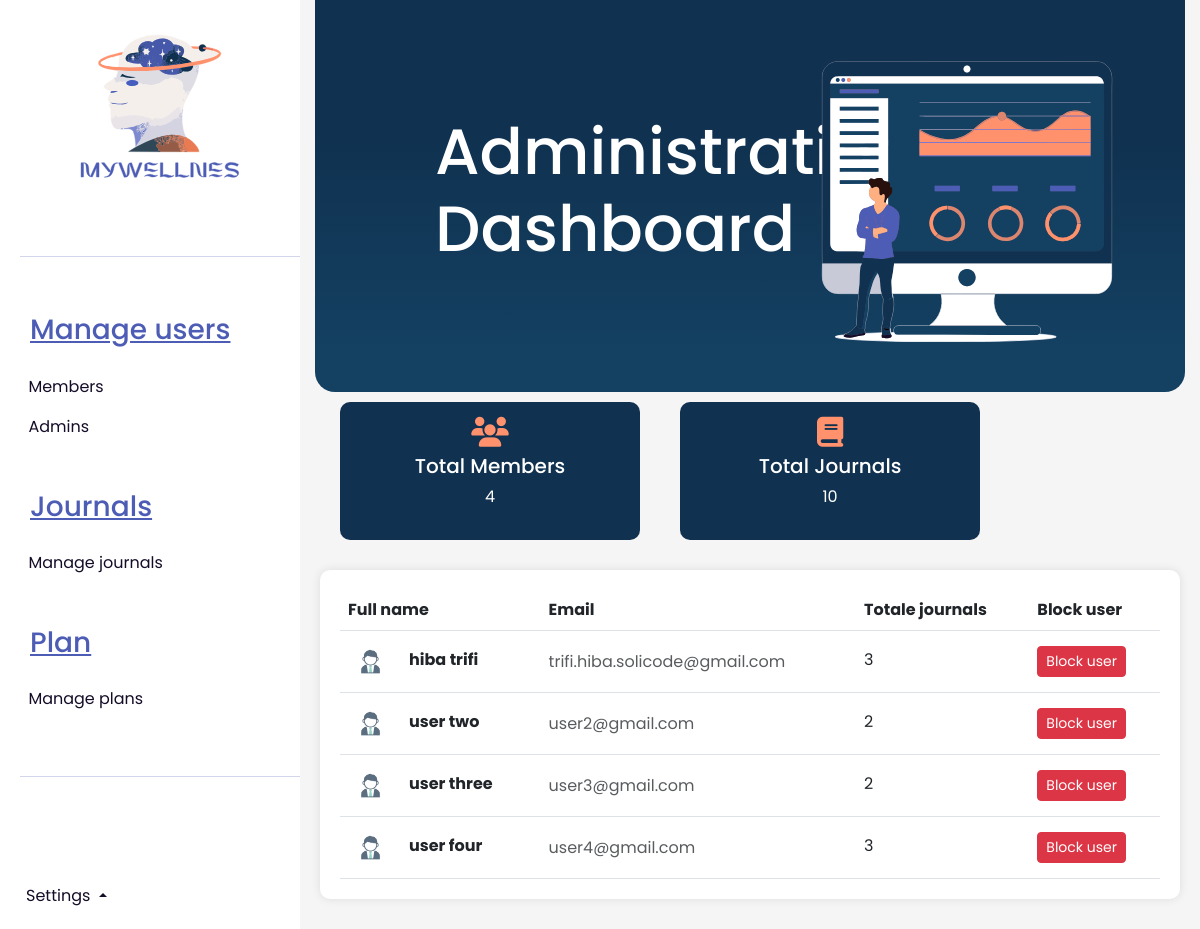
/admin-members.php, run on an earlier commit of the app's database.
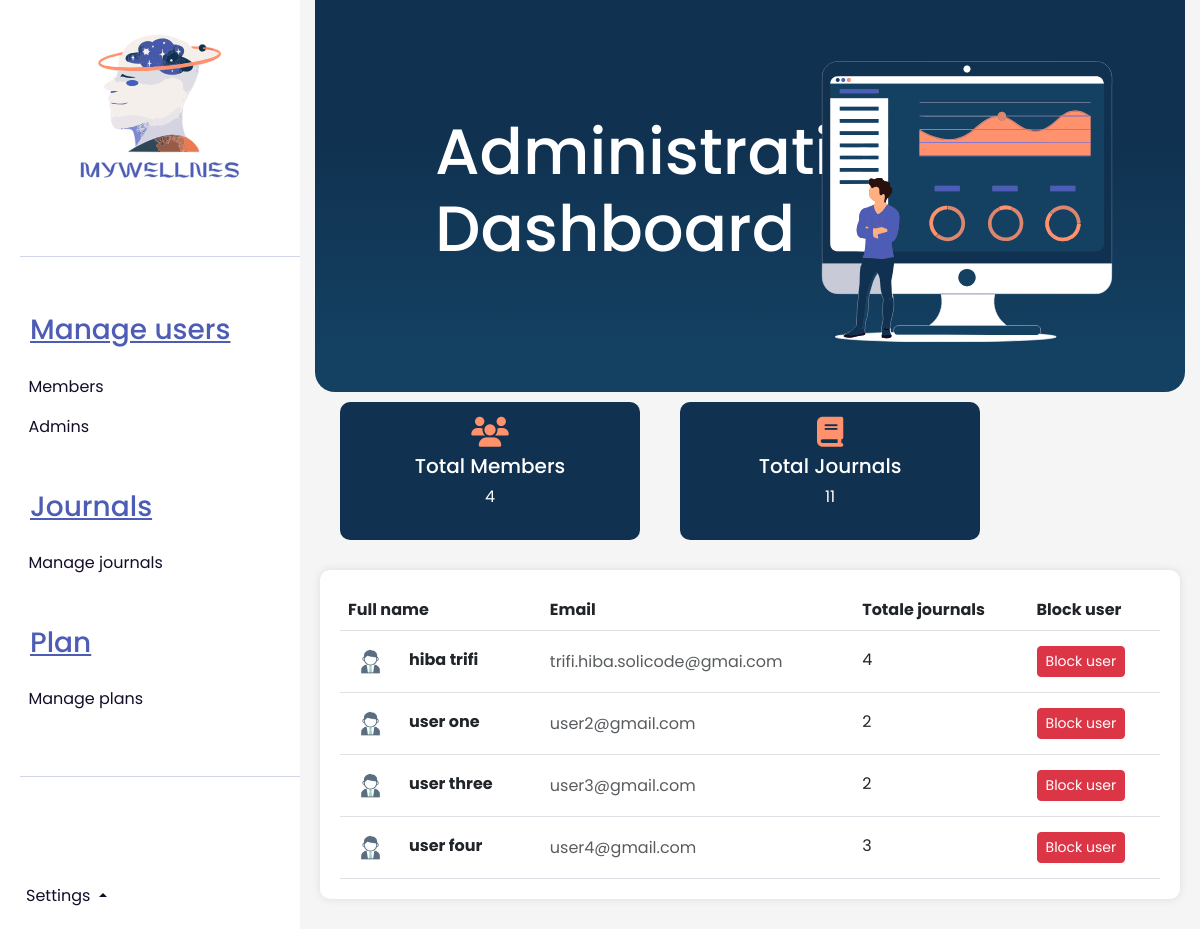
And on a later commit of the database.
### tables this page shows
CREATE TABLE IF NOT EXISTS `journal` (
  `id_jr` int NOT NULL AUTO_INCREMENT,
  `jr_name` varchar(50) DEFAULT NULL,
  `jr_date` date DEFAULT NULL,
  `jr_content` varchar(8000) DEFAULT NULL,
  `jr_state` varchar(50) DEFAULT NULL,
  `is_prooved` bit(1) DEFAULT NULL,
  `jr_likes` int NOT NULL,
  `jr_saves` int NOT NULL,
  `id_mb` int NOT NULL,
  PRIMARY KEY (`id_jr`),
  KEY `id_mb` (`id_mb`)
);

CREATE TABLE IF NOT EXISTS `members` (
  `id_mb` int NOT NULL AUTO_INCREMENT,
  `mb_name` varchar(50) DEFAULT NULL,
  `mb_last_name` varchar(50) DEFAULT NULL,
  `mb_birth` date DEFAULT NULL,
  `mb_gender` varchar(50) DEFAULT NULL,
  `mb_email` varchar(50) DEFAULT NULL,
  `mb_pswrd` varchar(255) DEFAULT NULL,
  `mb_score` int DEFAULT NULL,
  `is_blocked` bit(1) DEFAULT NULL,
  `cmp_date` date NOT NULL,
  `id_plan` int NOT NULL,
  PRIMARY KEY (`id_mb`),
  KEY `id_plan` (`id_plan`)
);

### admin-members.php (the view, shortened to what this page needs)
<?php
require_once './includes/dbh.inc.php';
?>
<!DOCTYPE html>
<html lang="en">
<head>
    <link href="https://cdn.jsdelivr.net/npm/bootstrap@5.3.0-alpha3/dist/css/bootstrap.min.css" rel="stylesheet">
    <link rel="stylesheet" href="./styles/admin-dashboard.css?v=<?php echo time(); ?>">
</head>
<body>
    <?php
    include './admin-sidebar.php'
    ?>
    <header>
        <div class="decription">
            <h1>Administration Dashboard</h1>
        </div>
        <img src="./assets/dashboard.svg" alt="">
    </header>
    <main>
    <div class="state-cards">
            <div class="state-card">
                <i class="fas fa-users"></i>
                <h3>Total Members</h3>
                <?php
                $query = "SELECT COUNT(*) AS totalMembers FROM members";
                $stmt = $pdo->prepare($query);
                $stmt->execute();
                $totalMembers = $stmt->fetchColumn();
                ?>
                <p><?php echo "$totalMembers " ?></p>
            </div>
            <div class="state-card">
                <i class="fas fa-book"></i>
                <h3> Total Journals</h3>
                <?php
                $query = "SELECT COUNT(*) AS totalJournals FROM journal";
                $stmt = $pdo->prepare($query);
                $stmt->execute();
                $totalJournals = $stmt->fetchColumn();
                ?>
                <p><?php echo " $totalJournals" ?></p>
            </div>
        </div>
        <div class="table-card">
            <table class="table align-middle mb-0 bg-white">
                <thead class="bg-light">
                    <tr>
                        <th class="sortable">Full name</th>
                        <th class="sortable">Email</th>
                        <th class="sortable">Totale journals</th>
                        <th>Block user</th>
                    </tr>
                </thead>
                <tbody>
                    <?php
                    $query = "SELECT * , COUNT(journal.id_jr) AS published_journals FROM members LEFT JOIN journal ON members.id_mb = journal.id_mb GROUP BY members.id_mb";
                    $stmt = $pdo->prepare($query);
                    $stmt->execute();
                    $users = $stmt->fetchAll(PDO::FETCH_ASSOC);
                    foreach ($users as $user) {
                        $memberId = $user['id_mb'];
                        $name = $user['mb_name'];
                        $last_name = $user['mb_last_name'];
                        $email = $user['mb_email'];
                        $publishedJournals = $user['published_journals'];
                    ?>
                        <tr>
                            <td>
                                <div class="d-flex align-items-center">
                                    <img src="./assets/profile.jpg" alt="" style="width: 45px; height: 45px" class="rounded-circle" />
                                    <div class="ms-3">
                                        <p class="fw-bold mb-1"><?php echo " $name $last_name " ?> </p>
                                    </div>
                                </div>
                            </td>
                            <td>
                                <p class="text-muted mb-0"><?php echo "$email " ?></p>
                            </td>
                            <td>
                                <p class="fw-normal mb-1"><?php echo "$publishedJournals " ?> </p>
                            </td>
                            <td>
                                <form method="POST">
                                    <button type="button" class="btn btn-danger btn-sm btn-rounded" data-bs-toggle="modal" data-bs-target="#blockuser<?php echo $memberId; ?>">
                                        Block user
                                    </button>
                                </form>
                            </td>
                        </tr>
                    <?php } ?>
                </tbody>
            </table>
        </div>
    </main>
</body>
</html>

What changed in the data, as far as the page shows it:
changed journal "hiba": id_mb.mb_email "trifi.hiba.solicode@gmail.com" → "trifi.hiba.solicode@gmai.com"; publishedJournals "3" → "4"
changed journal "user2@gmail.com": id_mb.mb_last_name "two" → "one"
Also different on the page:
$totalJournals: "10" → "11"
